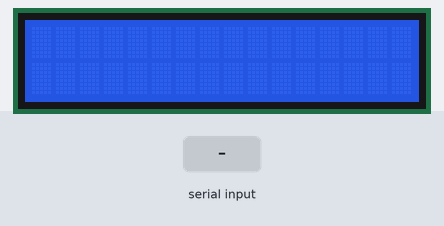
This program was run on a simulated Arduino Uno, built with avr-gcc and run on an emulated ATmega328P. Shown: 16×2 character LCD. The inputs (shaded band) are chosen by the test bench.

Above: at 1.2 s.
1.3 s: "1\n" received over Serial
At 1.6 s:
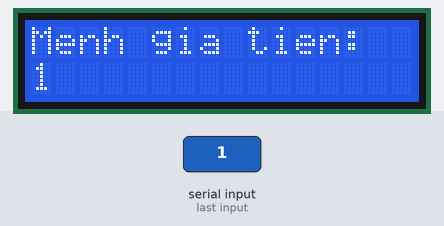
2.8 s: "0\n" received over Serial
At 4.0 s:
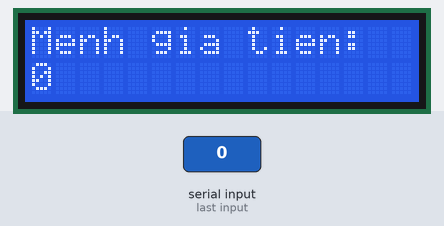
4.3 s: "2\n" received over Serial
At 5.1 s:
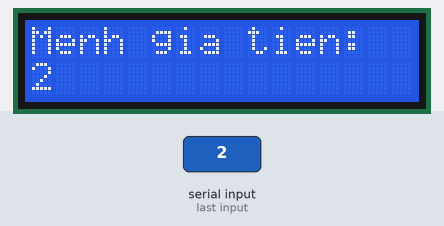
Timing chart, 0 to 7.3 s (numbered marks = the images above; inputs shaded):
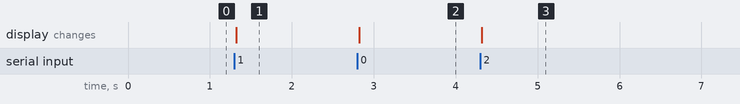

The program:

main.cpp
```cpp
#include <Arduino.h>
#include <Wire.h>
#include <LiquidCrystal_I2C.h>

LiquidCrystal_I2C lcd(0x27, 16, 2);  // Địa chỉ I2C 0x27, màn hình 16x2

void setup() {
  lcd.init();                      // Khởi tạo màn hình LCD
  lcd.backlight();                 // Bật đèn nền
  lcd.setCursor(0, 0);            // Đặt con trỏ về vị trí (0,0)
  Serial.begin(9600);             // Khởi động cổng Serial
}

void loop() {
  if (Serial.available() > 0) {
    String input = Serial.readStringUntil('\n');  // Đọc dữ liệu từ Serial Monitor

    // Xóa màn hình
    lcd.clear();

    // In văn bản lên màn hình
    lcd.setCursor(0, 0);
    lcd.print("Menh gia tien:");
    lcd.setCursor(0, 1);
    lcd.print(input);
  }
}
```

Measured:
- after the input at 1.3 s, the display: changes at once (image 1)
- after the input at 2.8 s, the display: changes at once (image 2)
- after the input at 4.3 s, the display: changes at once (image 3)
